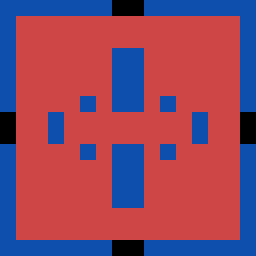

Below is a game level as drawn by its tile map, then a one-line description and the .tmx that defines it (tile-layer data replaced by summaries):
An orthogonal 16x16 tile map with 16x16 px tiles, 2 tile layers (Tile Layer 1, CollisionTiles) and 31 objects.

<map version="1.0" orientation="orthogonal" renderorder="right-down" width="16" height="16" tilewidth="16" tileheight="16" nextobjectid="132">
 <tileset firstgid="1" name="TiledSheet" tilewidth="16" tileheight="16">
  <image source="../TiledSheet.png" width="32" height="32" />
 </tileset>
 <layer name="Tile Layer 1" width="16" height="16">
  <data>[256 cells, 176 non-empty, 2 distinct tile ids]</data>
 </layer>
 <layer name="CollisionTiles" width="16" height="16">
  <data>[256 cells, 80 non-empty, 2 distinct tile ids]</data>
 </layer>
 <objectgroup color="#ff0000" name="Collision" visible="0">
  <object id="1" x="16" y="16">
   <polyline points="0,0 0,96 -16,96 -16,128 0,128 0,224 96,224 96,240 128,240 128,224 224,224 224,128 240,128 240,96 224,96 224,0 128,0 128,-16 96,-16 96,0 0,0" />
  </object>
  <object id="5" x="80" y="96" width="16" height="16" />
  <object id="6" x="48" y="112" width="16" height="32" />
  <object id="7" x="80" y="144" width="16" height="16" />
  <object id="9" x="160" y="144" width="16" height="16" />
  <object id="10" x="192" y="112" width="16" height="32" />
  <object id="11" x="160" y="96" width="16" height="16" />
  <object id="72" x="112" y="48" width="32" height="64" />
  <object id="73" x="112" y="144" width="32" height="64" />
 </objectgroup>
 <objectgroup color="#0000ff" name="PointLights">
  <object id="111" x="112" y="48" width="32" height="64">
   <ellipse />
  </object>
  <object id="112" x="112" y="144" width="32" height="64">
   <ellipse />
  </object>
  <object id="113" x="0" y="0" width="112" height="16">
   <ellipse />
  </object>
  <object id="114" x="144" y="0" width="112" height="16">
   <ellipse />
  </object>
  <object id="116" x="240" y="16" width="16" height="96">
   <ellipse />
  </object>
  <object id="119" x="0" y="240" width="112" height="16">
   <ellipse />
  </object>
  <object id="121" x="144" y="240" width="112" height="16">
   <ellipse />
  </object>
  <object id="122" x="240" y="144" width="16" height="96">
   <ellipse />
  </object>
  <object id="123" x="0" y="144" width="16" height="96">
   <ellipse />
  </object>
  <object id="124" x="0" y="16" width="16" height="96">
   <ellipse />
  </object>
  <object id="128" x="80" y="0" width="96" height="16">
   <ellipse />
  </object>
  <object id="129" x="0" y="80" width="16" height="96">
   <ellipse />
  </object>
  <object id="130" x="240" y="80" width="16" height="96">
   <ellipse />
  </object>
  <object id="131" x="80" y="240" width="96" height="16">
   <ellipse />
  </object>
 </objectgroup>
 <objectgroup color="#ffff00" name="EnemySpawnPoints" visible="0">
  <object id="74" x="128" y="128.667">
   <ellipse />
  </object>
  <object id="75" x="116.667" y="130">
   <ellipse />
  </object>
  <object id="76" x="141" y="130.333">
   <ellipse />
  </object>
  <object id="77" x="153.333" y="131">
   <ellipse />
  </object>
  <object id="78" x="103.333" y="128.333">
   <ellipse />
  </object>
  <object id="80" x="90.6667" y="128">
   <ellipse />
  </object>
  <object id="81" x="169" y="129.333">
   <ellipse />
  </object>
  <object id="82" x="75.3333" y="127.667">
   <ellipse />
  </object>
 </objectgroup>
</map>